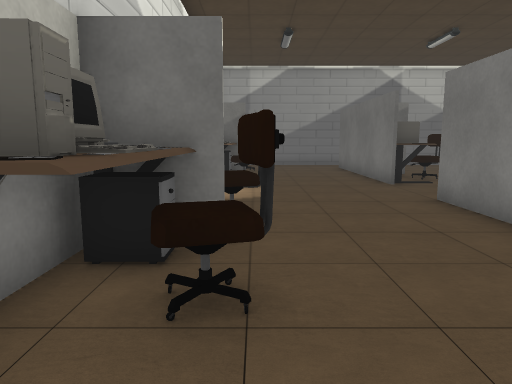
view 1 (above)

16 first-person views from a walk through a Unity game level. The camera is 1.2 m above the floor, tilts 8° down and sees 70° across. Doors are open. The floor is counted in squares, 1 m on a side. Each view is taken from the middle of a square. On the plan, view 1 faces up. The plan holds only what a view shows up to about 15 squares ahead; the rest is blank. The place goes on beyond the plan. The player character is not drawn. Some animated figures are left out. Some surface patterns are stand-ins.

view 2
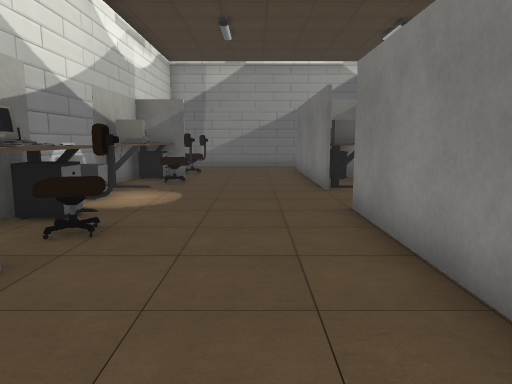

view 3
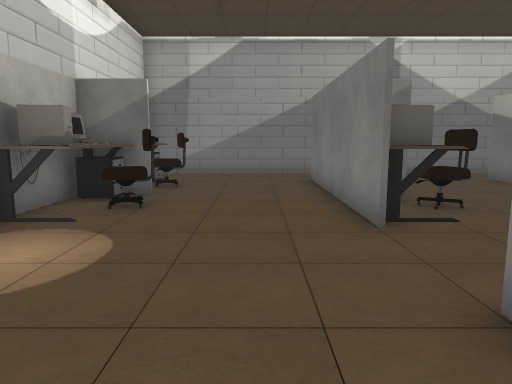

view 4
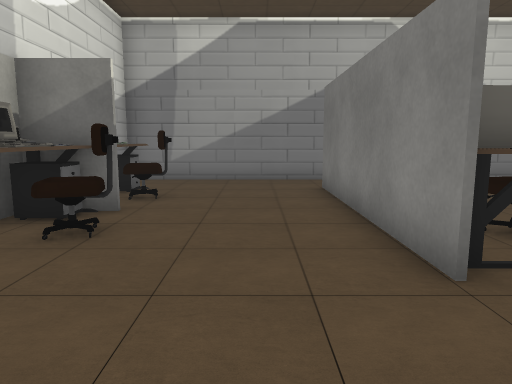

view 5
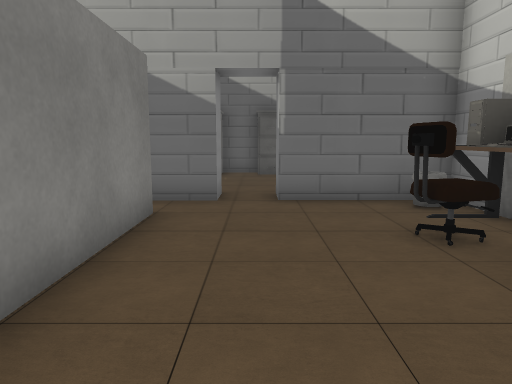

view 6
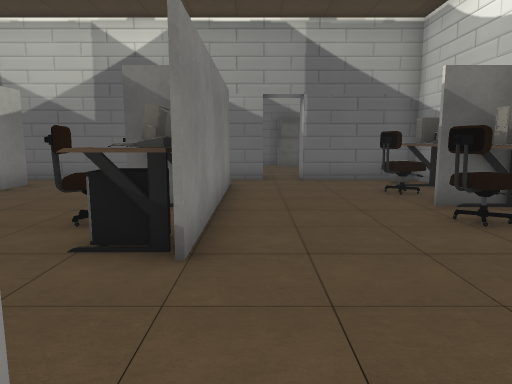

view 7
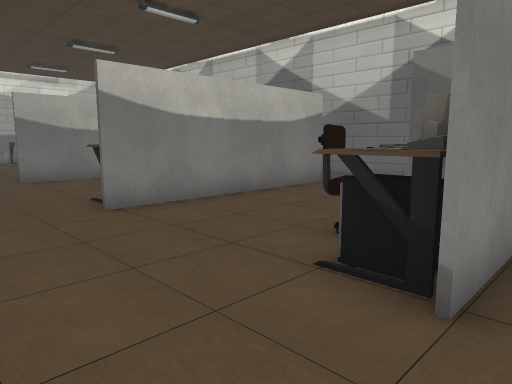

view 8
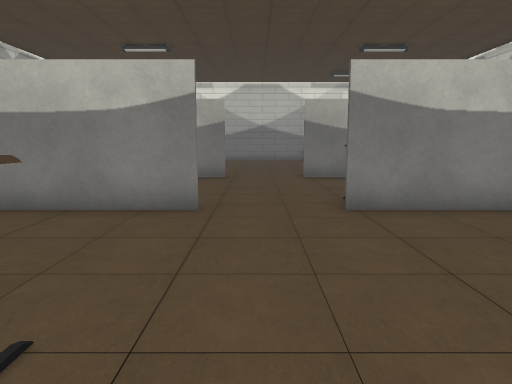

view 9
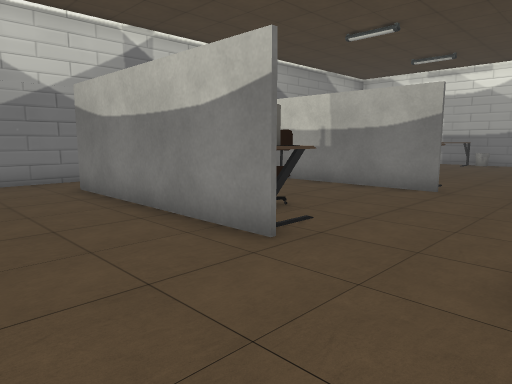

view 10
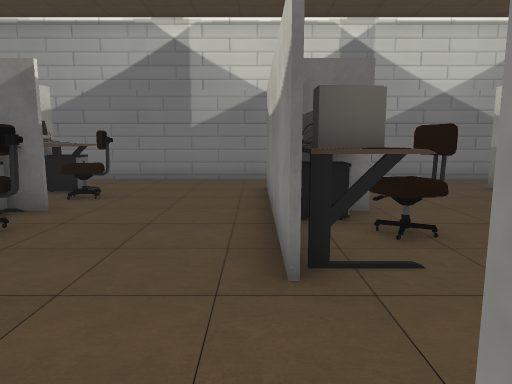

view 11
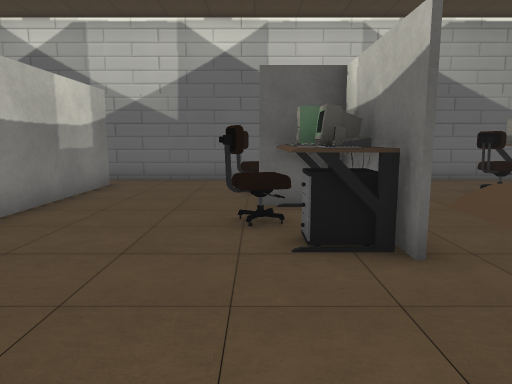

view 12
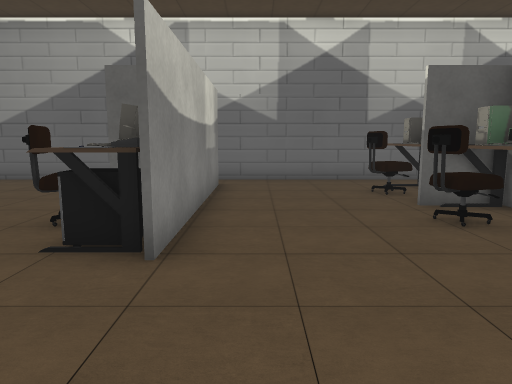

view 13
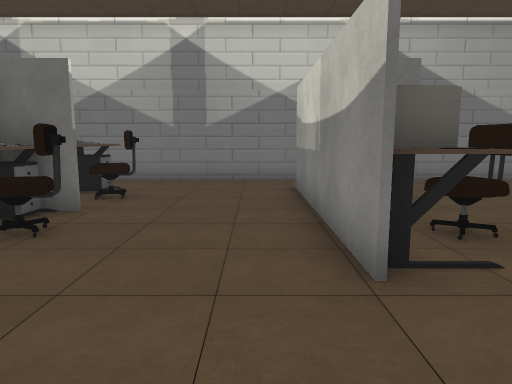

view 14
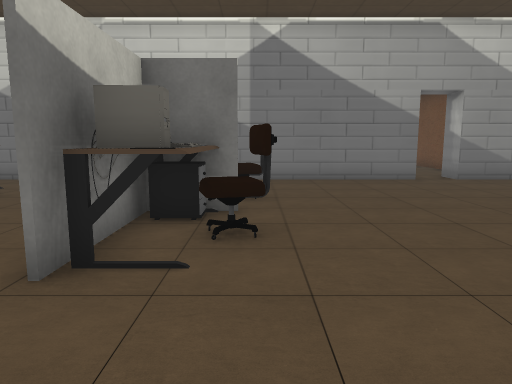

view 15
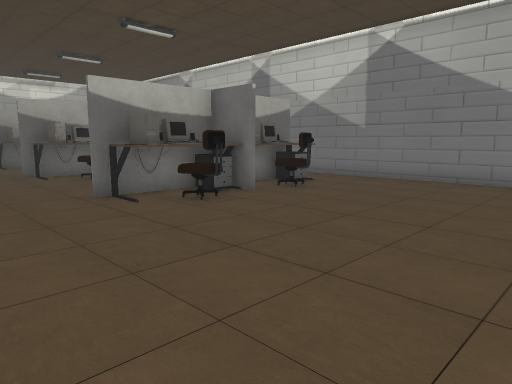

view 16
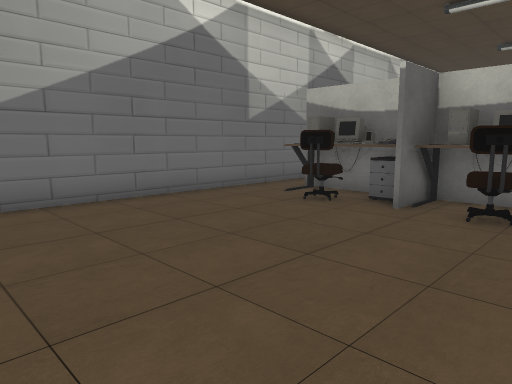

### Floor plan
Points are (right, up) in squares from view 1. A wall is a line through its corners. A room is listed if a view was taken in it or the views show most of it. See-through windows are left out.
Room 1 (views 1, 2, 3, 4, 5, 6, 7, 8)
walls: (-1.9, 10) (-1.9, 7.4); (-1.9, 0.9) (-1.9, -0.3) (1.5, -0.3); (2.6, 18.3) (-1.9, 18.3) (-1.9, 17.4); (2.8, -1.4) (2.8, -0.3)
ways out: opening at (3, 0) to room 2; opening at (3.5, 17.5) to room 2; opening at (4, 8.5) to room 2; open door at (2, -0.5) to room 2
objects: other object (-2, 2) to (0, 7); other object (-2, 11) to (0, 16); other object (-1, 0); other object (-1, 9)
Room 2 (views 9, 10, 11, 12, 13)
walls: (13.5, 18.3) (2.6, 18.3); (2.8, -0.3) (14.5, -0.3); (1.5, -0.3) (1.5, -1.4)
ways out: opening at (3, 0) to room 1; opening at (3.5, 17.5) to room 1; opening at (4, 8.5) to room 1; open door at (2, -0.5) to room 1; opening at (14.5, 17.5) to room 3; opening at (15, 0) to room 3; opening at (15, 8.5) to room 3
objects: other object (4, 1) to (6, 7); other object (4, 10) to (6, 16); other object (9, 1) to (11, 7); other object (10, 10) to (11, 16)
Room 3 (views 14, 15, 16)
walls: (22, 18.3) (13.5, 18.3); (14.5, -0.3) (22, -0.3)
ways out: opening at (14.5, 17.5) to room 2; opening at (15, 0) to room 2; opening at (15, 8.5) to room 2; open door at (22.5, 18)
objects: other object (15, 1) to (17, 7); other object (15, 10) to (17, 16)

Where each view was taken, in squares from view 1:
view 1: 0 up, 0 right, facing up
view 2: 1 up, 2 right, facing up
view 3: 5 up, 2 right, facing up
view 4: 7 up, 2 right, facing up
view 5: 7 up, 2 right, facing down
view 6: 11 up, 3 right, facing down
view 7: 10 up, 3 right, facing down-right
view 8: 9 up, 3 right, facing right
view 9: 7 up, 6 right, facing up-right
view 10: 7 up, 9 right, facing up
view 11: 11 up, 11 right, facing down
view 12: 11 up, 14 right, facing down
view 13: 7 up, 14 right, facing up
view 14: 7 up, 17 right, facing up
view 15: 7 up, 23 right, facing up-left
view 16: 7 up, 23 right, facing down-left
